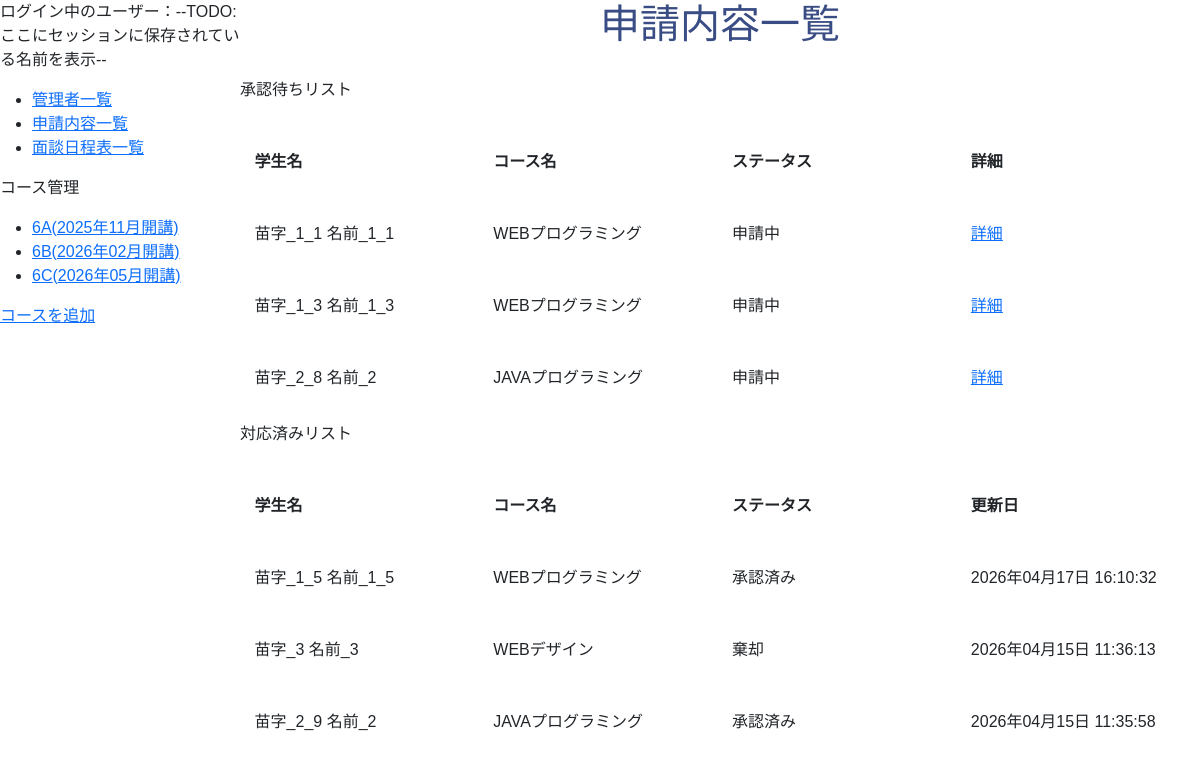
Page /admin/index.php on the earlier database version.
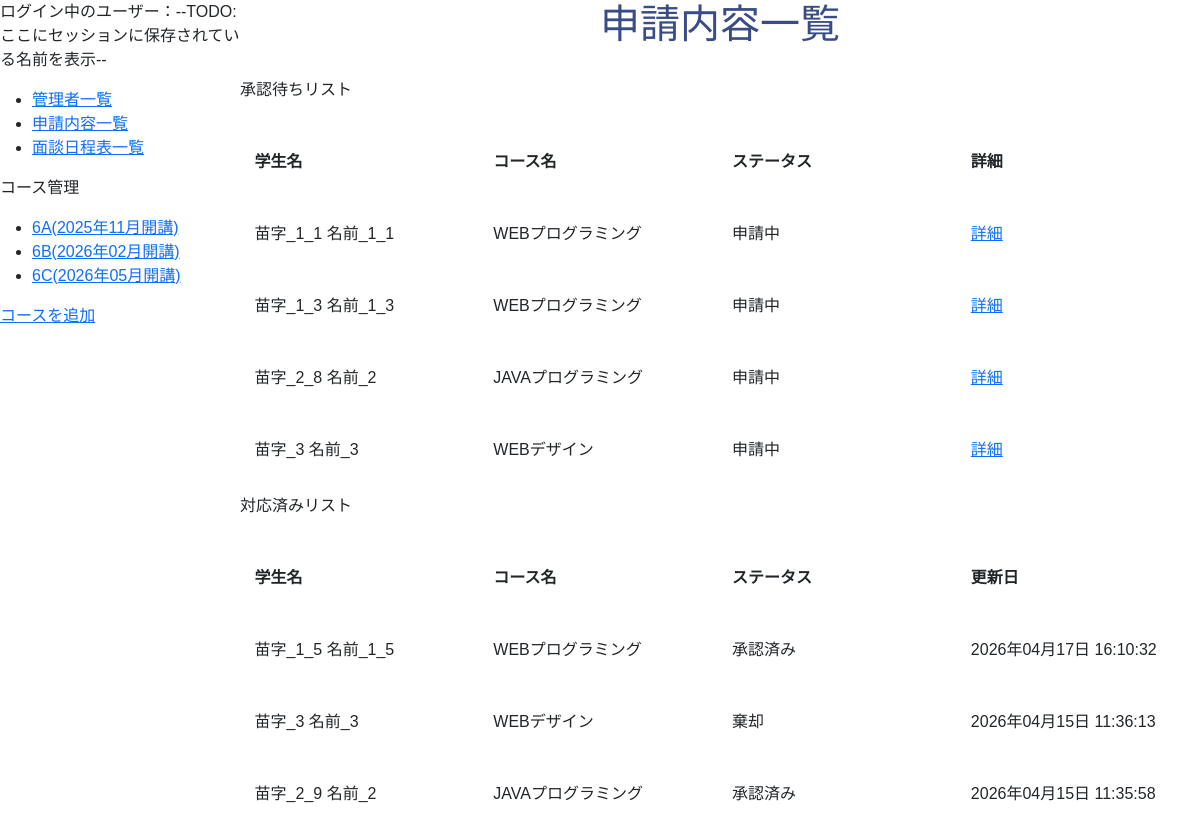
Same page on the later database version.
### tables this page shows
CREATE TABLE `m_courses` (
  `id` int(11) NOT NULL,
  `name` varchar(255) NOT NULL,
  `start_date` date NOT NULL,
  `end_date` date NOT NULL,
  `course_type` int(11) NOT NULL,
  `classroom_id` int(11) NOT NULL,
  `is_deleted` tinyint(1) NOT NULL DEFAULT 0,
  `created_at` datetime NOT NULL DEFAULT current_timestamp(),
  `updated_at` datetime NOT NULL DEFAULT current_timestamp() ON UPDATE current_timestamp()
);

CREATE TABLE `m_classrooms` (
  `id` int(11) NOT NULL,
  `name` varchar(255) NOT NULL,
  `created_at` datetime NOT NULL DEFAULT current_timestamp(),
  `updated_at` datetime NOT NULL DEFAULT current_timestamp() ON UPDATE current_timestamp()
);

CREATE TABLE `carcon_request_reservations` (
  `id` int(11) NOT NULL,
  `request_carcon_reservation_detail_id` int(11) NOT NULL,
  `change_carcon_reservation_detail_id` int(11) DEFAULT NULL,
  `request_meeting_type` int(11) DEFAULT NULL,
  `change_meeting_type` int(11) DEFAULT NULL,
  `request_status_id` int(11) NOT NULL,
  `request_type` int(4) NOT NULL DEFAULT 0 COMMENT '0: 変更申請 1: キャンセル申請',
  `reject_message` text DEFAULT NULL,
  `created_at` datetime NOT NULL DEFAULT current_timestamp(),
  `updated_at` datetime NOT NULL DEFAULT current_timestamp() ON UPDATE current_timestamp()
);

CREATE TABLE `m_request_statuses` (
  `id` int(11) NOT NULL,
  `name` varchar(255) NOT NULL,
  `created_at` datetime NOT NULL DEFAULT current_timestamp(),
  `updated_at` datetime NOT NULL DEFAULT current_timestamp() ON UPDATE current_timestamp()
);

### includes/functions.php (called while the page is built, shortened)
<?php
function h($string)
{
    return htmlspecialchars($string, ENT_QUOTES, 'UTF-8');
}
function format_date($datetime, $type)
{
    $format_types = [
        1 => 'Y年m月d日 H:i:s',
        2 => 'Y年m月',
        3 => 'm月d日',
        4 => 'Y年m月d日',
        5 => 'Y',
        6 => 'm',
    ];
    return date($format_types[$type], strtotime($datetime));
}

### admin/index.php (the view, shortened to what this page needs)
<?php
require_once __DIR__ . '/../includes/functions.php';
$db = db_connect();
$sql = "SELECT carcon_request_reservations.id AS request_id,
    CONCAT(m_students.last_name , ' ' , m_students.first_name) AS student_name,
    m_courses.name AS course_name,
    m_courses.start_date, m_request_statuses.name AS request_status_name
    FROM carcon_request_reservations
    INNER JOIN carcon_reservation_details ON carcon_request_reservations.request_carcon_reservation_detail_id = carcon_reservation_details.id
    INNER JOIN m_students ON carcon_reservation_details.student_id = m_students.id
    INNER JOIN m_courses ON m_students.course_id = m_courses.id
    INNER JOIN m_request_statuses ON carcon_request_reservations.request_status_id = m_request_statuses.id
    WHERE m_request_statuses.id = 1
    ORDER BY carcon_request_reservations.updated_at ASC";
$stmt = $db->prepare($sql);
$stmt->execute();
$pending_data = $stmt->fetchAll(PDO::FETCH_ASSOC);
$sql = "SELECT carcon_request_reservations.id AS request_id,
    CONCAT(m_students.last_name , ' ' , m_students.first_name) AS student_name,
    m_courses.name AS course_name,
    m_courses.start_date, m_request_statuses.name AS request_status_name,
    carcon_request_reservations.updated_at
    FROM carcon_request_reservations
    INNER JOIN carcon_reservation_details ON carcon_request_reservations.request_carcon_reservation_detail_id = carcon_reservation_details.id
    INNER JOIN m_students ON carcon_reservation_details.student_id = m_students.id
    INNER JOIN m_courses ON m_students.course_id = m_courses.id
    INNER JOIN m_request_statuses ON carcon_request_reservations.request_status_id = m_request_statuses.id
    WHERE m_request_statuses.id != 1
    ORDER BY carcon_request_reservations.updated_at DESC";
$stmt = $db->prepare($sql);
$stmt->execute();
$done_data = $stmt->fetchAll(PDO::FETCH_ASSOC);
?>
<!DOCTYPE html>
<html lang="ja">
<head>
    <link href="https://cdn.jsdelivr.net/npm/bootstrap@5.3.0/dist/css/bootstrap.min.css" rel="stylesheet">
    <link rel="stylesheet" href="../css/style.css">
</head>
<body class="admin-wrapper">
    <?php
    require dirname(__FILE__) . '/sidebar.php';
    ?>
    <section class="admin-main-wrapper">
        <h1>申請内容一覧</h1>
        <div>
            <p>承認待ちリスト</p>
            <table>
                <thead>
                    <tr>
                        <th>学生名</th>
                        <th>コース名</th>
                        <th>ステータス</th>
                        <th>詳細</th>
                    </tr>
                </thead>
                <tbody>
                    <?php foreach ($pending_data as $data): ?>
                        <tr>
                            <td><?php echo h($data["student_name"]); ?></td>
                            <td><?php echo h($data["course_name"]); ?></td>
                            <td><?php echo h($data["request_status_name"]); ?></td>
                            <td><a href="request_detail.php?id=<?php echo h($data["request_id"]); ?>">詳細</a></td>
                        </tr>
                    <?php endforeach; ?>
                </tbody>
            </table>
        </div>
        <div>
            <p>対応済みリスト</p>
            <table>
                <thead>
                    <tr>
                        <th>学生名</th>
                        <th>コース名</th>
                        <th>ステータス</th>
                        <th>更新日</th>
                    </tr>
                </thead>
                <tbody>
                    <?php foreach ($done_data as $data): ?>
                        <tr>
                            <td><?php echo h($data["student_name"]); ?></td>
                            <td><?php echo h($data["course_name"]); ?></td>
                            <td><?php echo h($data["request_status_name"]); ?></td>
                            <td><?php echo h(format_date($data["updated_at"], 1)); ?></td>
                        </tr>
                    <?php endforeach; ?>
                </tbody>
            </table>
        </div>
    </section>
</body>
</html>

### admin/sidebar.php
<?php
$sql = "SELECT m_courses.id as courses_id,m_courses.name as courses_name, start_date,m_classrooms.name as classroom_name FROM m_courses INNER JOIN m_classrooms ON m_courses.classroom_id = m_classrooms.id  ORDER BY start_date ASC";
$stmt = $db->prepare($sql);
$stmt->execute();
$course_list = $stmt->fetchAll(PDO::FETCH_ASSOC);
?>
<aside class="admin-sidebar-wrapper">
    <p>ログイン中のユーザー：--TODO:ここにセッションに保存されている名前を表示--</p>
    <nav>
        <ul>
            <li><a href="staff.php">管理者一覧</a></li>
            <li><a href="index.php">申請内容一覧</a></li>
            <li><a href="schedule.php">面談日程表一覧</a></li>
        </ul>
        <div id="course">
            <p>コース管理</p>
            <ul>
                <?php
                foreach ($course_list as $course):
                ?>
                    <li><a href="student.php?courses_id=<?php echo h($course['courses_id']) ?>"><?php echo h($course['classroom_name']) ?>(<?php echo h(format_date($course['start_date'], 2)) ?>開講)</a></li>
                <?php endforeach; ?>
            </ul>
            <a href="course_add.php">コースを追加</a>
        </div>
    </nav>
</aside>

### css/style.css (style rules this page uses)
.admin-wrapper { display: flex; }
.admin-sidebar-wrapper { width: 20%; }
.admin-main-wrapper { width: 80%; }
body { font-family: 'LINE Seed JP', sans-serif; }
table { border-collapse: separate; border-spacing: 5px 16px; table-layout: fixed; width: 100%; }
table td, table th { padding: 1.0rem 0.6rem; }
th:first-child, td:first-child { width: 25%; }
h1 { text-align: center; color: #394C84; margin-bottom: 30px; }

Differences in the rows shown:
added carcon_request_reservations: student_name "苗字_3 名前_3", m_courses.name "WEBデザイン", request_status.name "申請中", shown under "申請内容一覧"
